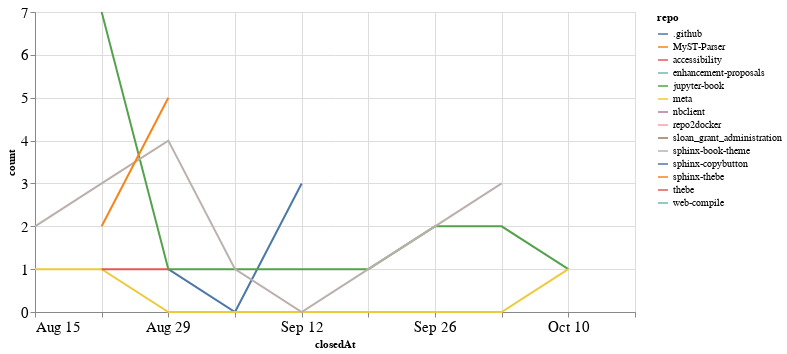

Source (notebook cell):
### Code cell
closed_by_time = closed_by.groupby('repo').resample('W', on='closedAt').count()['author'].reset_index()
closed_by_time = closed_by_time.rename(columns={'author': 'count'})

alt.Chart(closed_by_time, width=600).mark_line().encode(
    x='closedAt',
    y='count',
    color='repo',
    tooltip="repo"
)

### Figure 1 — Vega-Lite specification as saved in the notebook (floating-point values rounded to 4 significant figures)
{"config": {"axisLeft": {"labelFontSize": 15}, "axisBottom": {"labelFontSize": 15}}, "data": {"name": "data-7151030aca7bddc81127a9da28064717"}, "mark": "line", "encoding": {"color": {"type": "nominal", "field": "repo"}, "tooltip": {"type": "nominal", "field": "repo"}, "x": {"type": "temporal", "field": "closedAt"}, "y": {"type": "quantitative", "field": "count"}}, "width": 600, "$schema": "https://vega.github.io/schema/vega-lite/v4.8.1.json", "datasets": {"data-7151030aca7bddc81127a9da28064717": [{"repo": ".github", "closedAt": "2021-08-29T00:00:00", "count": 1}, {"repo": ".github", "closedAt": "2021-09-05T00:00:00", "count": 0}, {"repo": ".github", "closedAt": "2021-09-12T00:00:00", "count": 3}, {"repo": "MyST-Parser", "closedAt": "2021-09-26T00:00:00", "count": 1}, {"repo": "accessibility", "closedAt": "2021-08-29T00:00:00", "count": 2}, {"repo": "enhancement-proposals", "closedAt": "2021-10-10T00:00:00", "count": 1}, {"repo": "jupyter-book", "closedAt": "2021-08-22T00:00:00", "count": 7}, {"repo": "jupyter-book", "closedAt": "2021-08-29T00:00:00", "count": 1}, {"repo": "jupyter-book", "closedAt": "2021-09-05T00:00:00", "count": 1}, {"repo": "jupyter-book", "closedAt": "2021-09-12T00:00:00", "count": 1}, {"repo": "jupyter-book", "closedAt": "2021-09-19T00:00:00", "count": 1}, {"repo": "jupyter-book", "closedAt": "2021-09-26T00:00:00", "count": 2}, {"repo": "jupyter-book", "closedAt": "2021-10-03T00:00:00", "count": 2}, {"repo": "jupyter-book", "closedAt": "2021-10-10T00:00:00", "count": 1}, {"repo": "meta", "closedAt": "2021-08-15T00:00:00", "count": 1}, {"repo": "meta", "closedAt": "2021-08-22T00:00:00", "count": 1}, {"repo": "meta", "closedAt": "2021-08-29T00:00:00", "count": 0}, {"repo": "meta", "closedAt": "2021-09-05T00:00:00", "count": 0}, {"repo": "meta", "closedAt": "2021-09-12T00:00:00", "count": 0}, {"repo": "meta", "closedAt": "2021-09-19T00:00:00", "count": 0}, {"repo": "meta", "closedAt": "2021-09-26T00:00:00", "count": 0}, {"repo": "meta", "closedAt": "2021-10-03T00:00:00", "count": 0}, {"repo": "meta", "closedAt": "2021-10-10T00:00:00", "count": 1}, {"repo": "nbclient", "closedAt": "2021-09-19T00:00:00", "count": 1}, {"repo": "repo2docker", "closedAt": "2021-09-19T00:00:00", "count": 1}, {"repo": "sloan_grant_administration", "closedAt": "2021-10-10T00:00:00", "count": 1}, {"repo": "sphinx-book-theme", "closedAt": "2021-08-15T00:00:00", "count": 2}, {"repo": "sphinx-book-theme", "closedAt": "2021-08-22T00:00:00", "count": 3}, {"repo": "sphinx-book-theme", "closedAt": "2021-08-29T00:00:00", "count": 4}, {"repo": "sphinx-book-theme", "closedAt": "2021-09-05T00:00:00", "count": 1}, {"repo": "sphinx-book-theme", "closedAt": "2021-09-12T00:00:00", "count": 0}, {"repo": "sphinx-book-theme", "closedAt": "2021-09-19T00:00:00", "count": 1}, {"repo": "sphinx-book-theme", "closedAt": "2021-09-26T00:00:00", "count": 2}, {"repo": "sphinx-book-theme", "closedAt": "2021-10-03T00:00:00", "count": 3}, {"repo": "sphinx-copybutton", "closedAt": "2021-10-17T00:00:00", "count": 1}, {"repo": "sphinx-thebe", "closedAt": "2021-08-22T00:00:00", "count": 2}, {"repo": "sphinx-thebe", "closedAt": "2021-08-29T00:00:00", "count": 5}, {"repo": "thebe", "closedAt": "2021-08-22T00:00:00", "count": 1}, {"repo": "thebe", "closedAt": "2021-08-29T00:00:00", "count": 1}, {"repo": "web-compile", "closedAt": "2021-09-26T00:00:00", "count": 1}]}}
